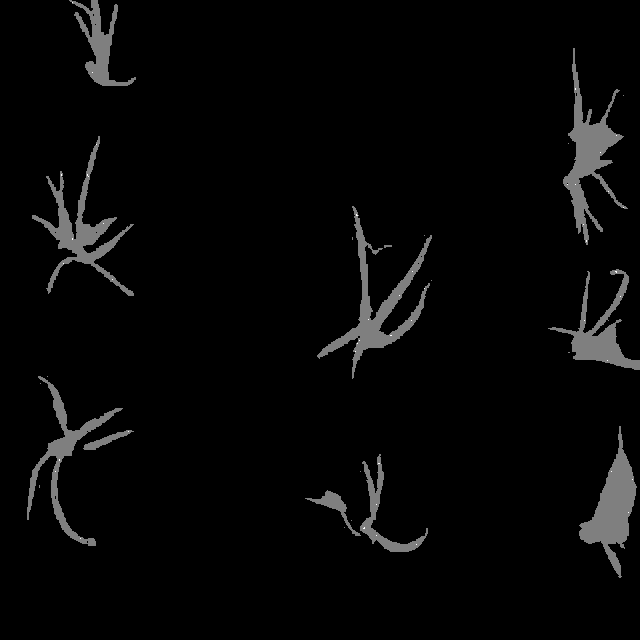
#> input picture CropLabelling.v2i.coco-segmentation/masks/MSK_IMG_3638_JPG_jpg.rf.3b75789f1a760d55039c38aa3dfdc1cc.jpg, 640 x 640 px; its folder holds 4 pictures in this run
$ python visualize.py
#> lines starting #> are read from the running program, lines starting #| are printed output that depends on the picture; after the words box and inside, x2 and y2 are one past the last pixel; in counts of white or black regions, pixels touching at a corner belong together
# Code for visualizing MASK images - just for recheck
# All Mask images will be taken from masks folder and save visualization into visualize folder.
# masks and visualization folder must be in the same directory with this code

import os
from PIL import Image


image_dir = 'visualize'
if not os.path.exists(image_dir):
    os.makedirs(image_dir)


file_path = os.path.abspath(__file__)
folder_path = os.path.join(os.path.dirname(file_path),'masks')
file_save_path = os.path.join(os.path.dirname(file_path), 'visualize')
for file_name in os.listdir(folder_path):

    if file_name.endswith(".bmp") or file_name.endswith(".png") or file_name.endswith(".jpeg") or file_name.endswith(".jpg"):
        img = Image.open(os.path.join(folder_path, file_name))
#> img is the input picture: PIL image 640x640 L; min 0, max 2, mean 0.0539

        img = img.point(lambda x: 255 if x > 0 else 0)
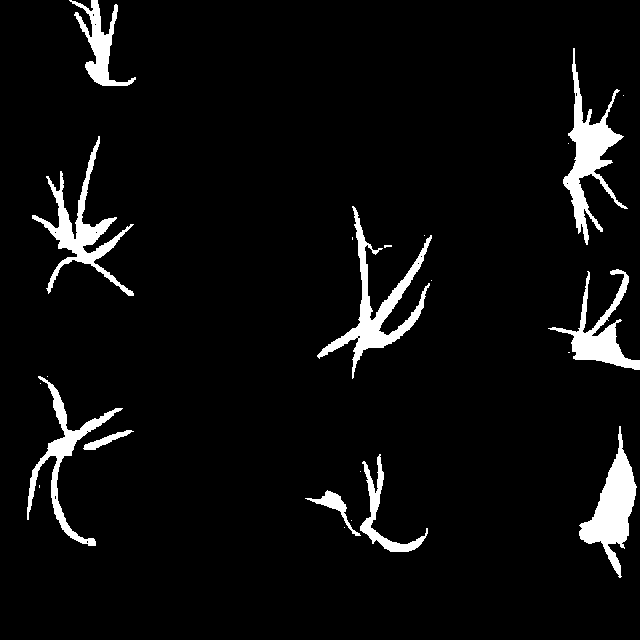
#> img: PIL image 640x640 L; 5.4% white; 23 white regions (13 under 20 px), largest, box (x1, y1, x2, y2) and area: (563, 48, 628, 245) 3476, (317, 206, 432, 379) 3463, (579, 426, 637, 578) 3316

        img.save(os.path.join(file_save_path, file_name))
#> pass 2 of the loop `for file_name in os.listdir(folder_path):`:
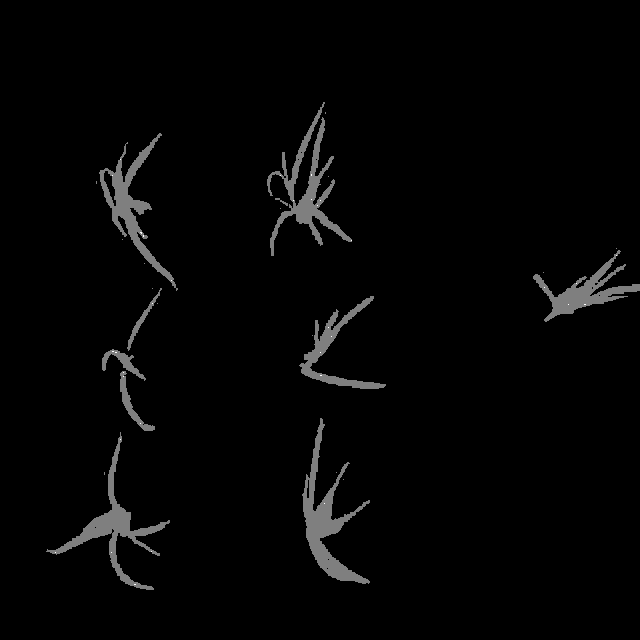
#> input picture CropLabelling.v2i.coco-segmentation/masks/MSK_IMG_3653_JPG_jpg.rf.794cc888fedf9855159741e62ae4f80e.jpg, 640 x 640 px
#> img is the input picture: PIL image 640x640 L; min 0, max 2, mean 0.038
#> `img = img.point(lambda x: 255 if x > 0 else 0)`:
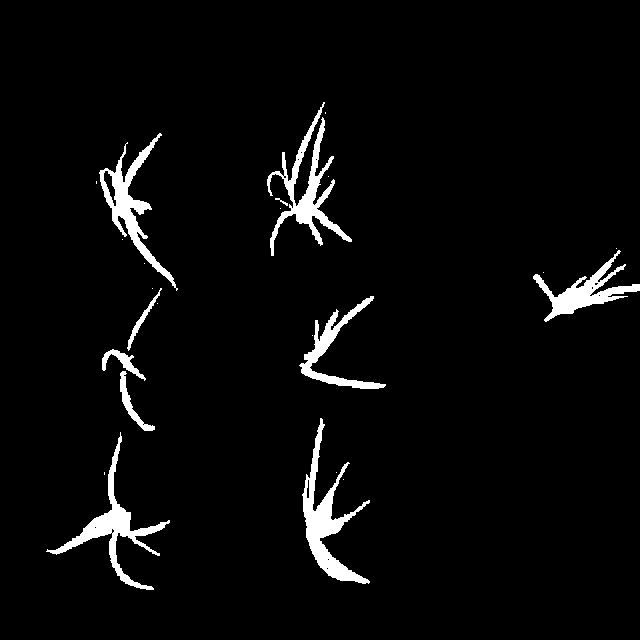
#> img: PIL image 640x640 L; 3.8% white; 24 white regions (14 under 20 px), largest, box (x1, y1, x2, y2) and area: (302, 418, 370, 584) 2941, (267, 102, 352, 256) 2760, (46, 432, 170, 590) 2538
#> pass 3 of the loop `for file_name in os.listdir(folder_path):`:
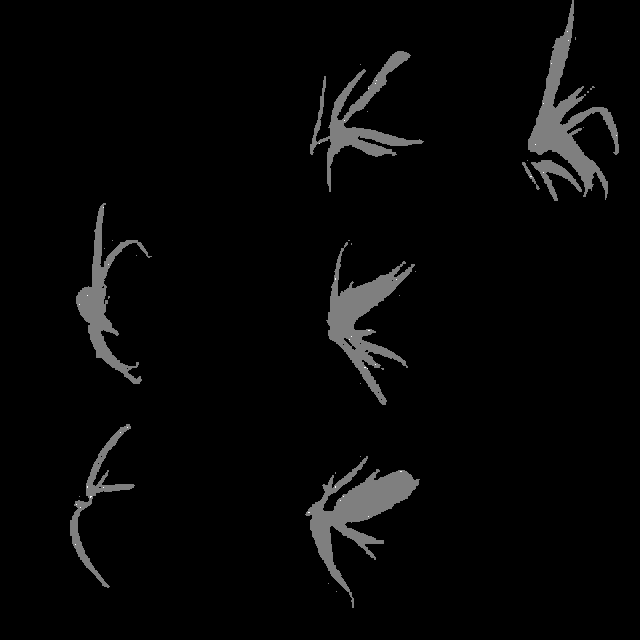
#> input picture CropLabelling.v2i.coco-segmentation/masks/MSK_IMG_3667_JPG_jpg.rf.6c082dc781428e4e47ad21a4bb89c526.jpg, 640 x 640 px
#> img is the input picture: PIL image 640x640 L; min 0, max 2, mean 0.055
#> `img = img.point(lambda x: 255 if x > 0 else 0)`:
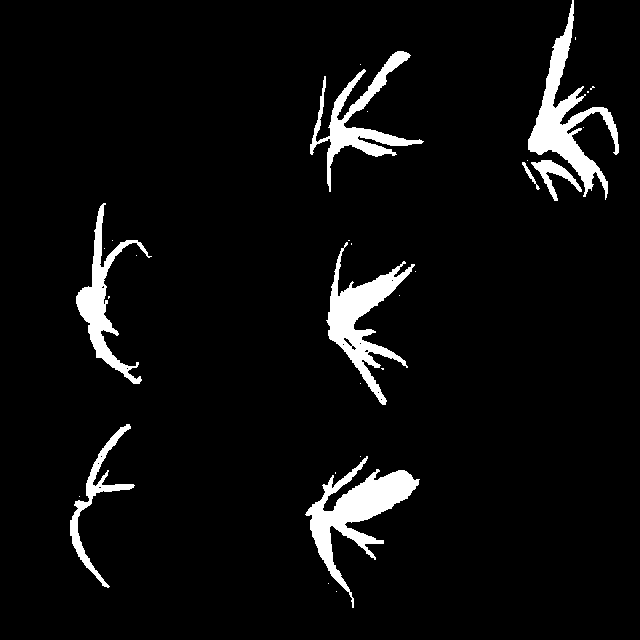
#> img: PIL image 640x640 L; 5.5% white; 30 white regions (22 under 20 px), largest, box (x1, y1, x2, y2) and area: (305, 456, 420, 608) 4940, (528, 0, 619, 200) 4572, (326, 242, 415, 405) 4191
#> the loop made 4 passes; the first 3 are shown
